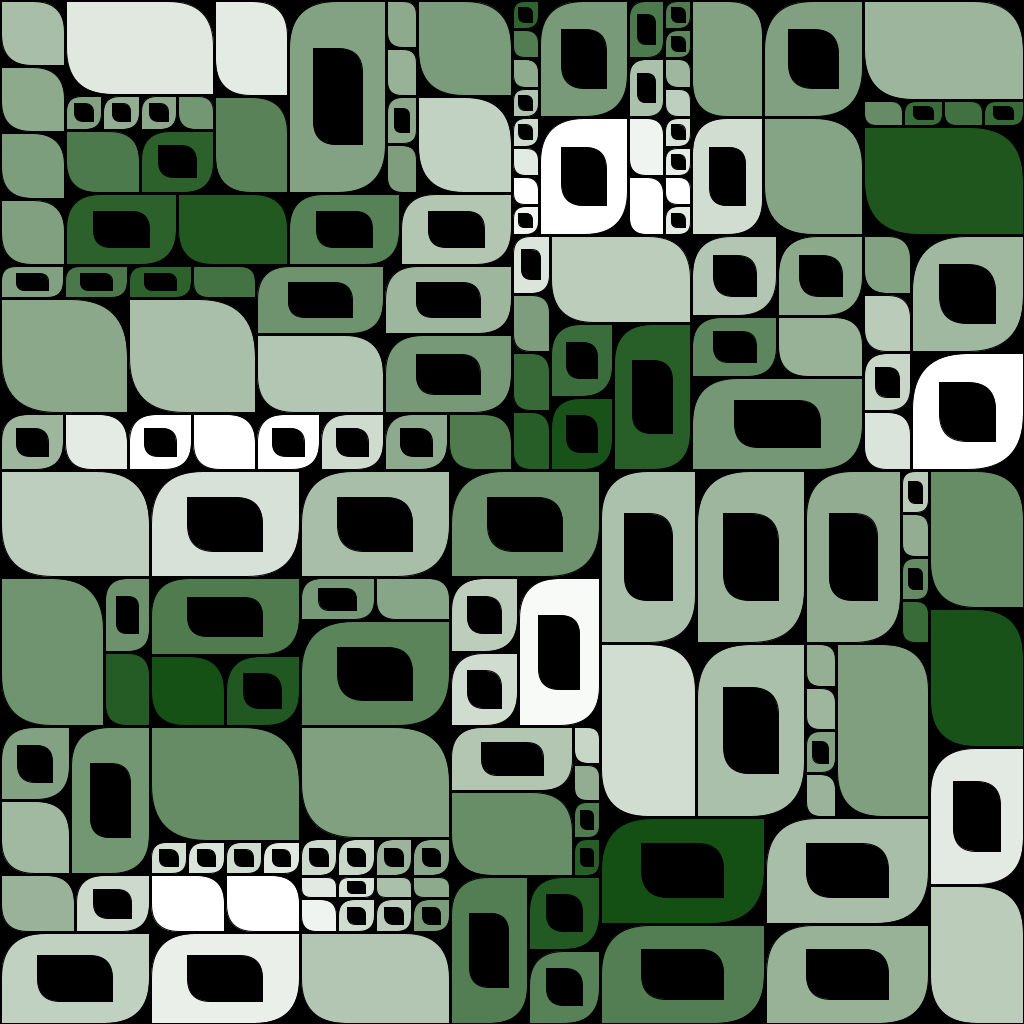
Frame 1 (no input)
Frame 60 (the mouse pressed at the canvas centre just before this capture): identical to frame 1, image omitted
Frame 120 (the mouse held since frame 60 and released just before this capture): identical to frame 1, image omitted

The Processing sketch that drew this single still picture (run headless with seeded random() and noise(); from frame 60 on, the mouse is pressed at the canvas centre):

// Processing sketch: partition_1
// ── partition_1.pde
float limit = 48;
float splitmin = 16;
float maxsize = 2;
float divvy1 = 100;
float divvy2 = 100;
float divvy3 = 100;
float divvy4 = 100;

void setup()
{
  size(1024, 1024);
  
  make();
}

void make()
{
  divvy1 = 50 + random(100);
  divvy2 = 50 + random(100);
  divvy3 = 50 + random(100);
  divvy4 = 50 + random(100);
  limit = 64 + random(64);
  background(0);
  drawthis(0, 0, width, height);
  noFill();
  rect(0, 0, width-1, height-1);
  rect(1, 1, width-2, height-2);
  save("one.png");
}

void draw()
{
  if(keyPressed)
  {
    make();
  }
}

void drawthis(float x, float y, float w, float h)
{  
  if(w/h > maxsize)
  {
    drawthis(x, y, w/2, h);
    drawthis(x+w/2, y, w/2, h);
  }
  else if(h/w > maxsize)
  {
    drawthis(x, y, w, h/2);
    drawthis(x, y+h/2, w, h/2);
  }
  else if((w > limit) && (h > limit))
  {
    if(random(1.0) > 0.5)
    {
      // vertical split
      float split = random(w - splitmin*2) + splitmin;
      
      if(random(1.0) > 0.5)
      {
        drawthis(x, y, split, h);
        drawthis(x+split, y, w-split, h);
      }
      else
      {
        drawthis(x + w - split, y, split, h);
        drawthis(x, y, w-split, h);
      }
    }
    else
    {
      // horizontal split
      float split = random(h - splitmin*2) + splitmin;
      
      if(random(1.0) > 0.5)
      {
        drawthis(x, y, w, split);
        drawthis(x, y+split, w, h-split);
      }
      else
      {
        drawthis(x, y, w, h-split);
        drawthis(x, y+h-split, w, split);
      }
    }
  }
  else
  {
    float xpos = x + w/2;
    float ypos = y + h/2;
    float c = (sin(xpos/divvy1 + ypos/divvy2) + 1.0) * 64;
    c += (sin(xpos/divvy3 - ypos/divvy4) + 1.0) * 64;
  
    c += random(32);

    float qw = w/4;
    float qh = h/4;
    float hw = w/2;
    float hh = h/2;

    fill(c, c*0.75 + 64, c);
    if(random(1.0)>0.5)
    {
      rect(x+1, y+1, w-2, h-2, max(h, w), 0, max(h, w), 0);
      fill(0);
      rect(x+qw, y+qh, w-hw, h-hh, 0, max(h, w), 0, max(h, w));
    }
    else
    {
      rect(x+1, y+1, w-2, h-2, 0, max(h, w), 0, max(h, w));
    }
  }
}
